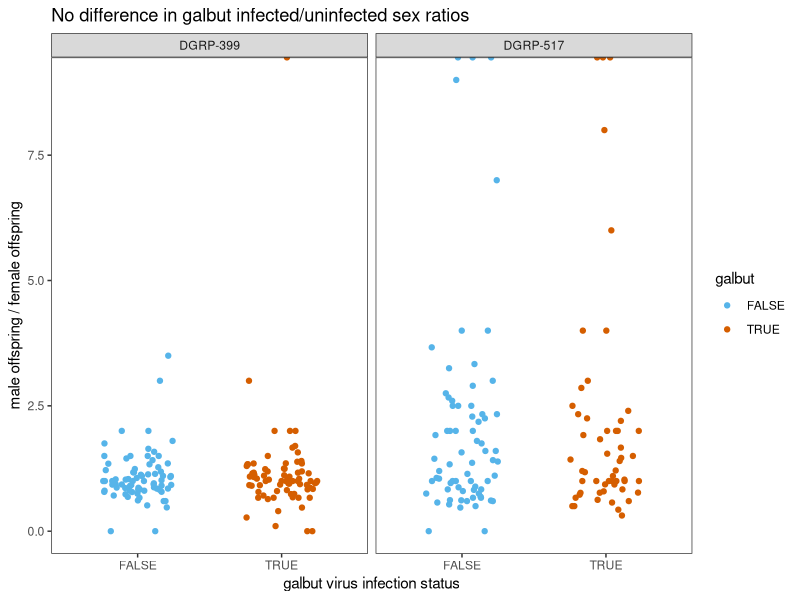
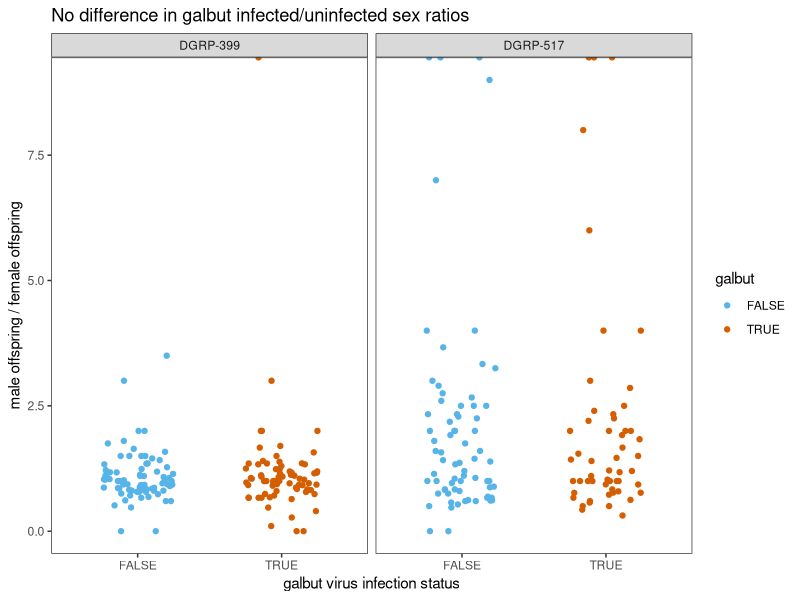

Source code (R) for these figures, in order: (Note: this script raises an error after producing the figures.)
## ---- chunk 1
knitr::opts_chunk$set(echo = TRUE)
knitr::opts_chunk$set(tidy.opts=list(width.cutoff=80),tidy=TRUE)
## ---- chunk 2
# load libs
library(tidyverse)
library(readxl)
library(lubridate)
library(broom)
## ---- chunk 3
#set working directory to where this file is saved
setwd(dirname(rstudioapi::getActiveDocumentContext()$path))
# read file:
df <- read_excel("Lifespan_complete_fecundity_tidy_data.xlsx")

# rename BDSC strains IDs with DGRP names
df$strain <- str_replace(df$strain, "25192", "DGRP-399")
df$strain <- str_replace(df$strain, "25197", "DGRP-517")

# Calculate normalized offspring per adults in vial 
# This takes into account the fact that some parents begin to die over time
#
# This is not the perfect normalization to do since the surviving adults might be more males than females, but it ought to be reasonably close
#
# NOTE: this is configurable on the line below.
# I got essentially the same results when I didn't normalize.  There were fewer `
#
# keep track of pre-normalized values too
df <- df %>% mutate (non_normalized_male_offspring = male_offspring) 
df <- df %>% mutate (non_normalized_female_offspring = female_offspring)

normalize_offspring_counts <- 1
if (normalize_offspring_counts == TRUE) {
  df <- df %>% mutate (male_offspring = male_offspring / parents_in_vial)
  df <- df %>% mutate (female_offspring = female_offspring / parents_in_vial)
}

# calculate sex ratios
df <- df %>% mutate (sex_ratio = male_offspring / female_offspring)

# average replicates
df_avg <- df %>% group_by(strain, galbut, date_offspring_collected) %>% 
  summarize(avg_males = mean(male_offspring), std_males = sd(male_offspring), 
            avg_females = mean(female_offspring), std_females = sd(female_offspring),
            avg_parents = mean(parents_in_vial), std_parents = sd(parents_in_vial),
            avg_total = mean(emerged_offspring), std_total = sd(emerged_offspring)) 

# calculate cumulative sums of offspring per condition/replicate
df_sum <- df %>% group_by(strain, galbut, replicate) %>% mutate(cumulative_males = cumsum(male_offspring),
                                                                cumulative_females = cumsum(female_offspring))
# average cumulative replicates
df_sum_avg <- df_sum %>% group_by(strain, galbut, date_offspring_collected) %>% 
  summarize(avg_cumulative_males = mean(cumulative_males), std_males = sd(cumulative_males), 
            avg_cumulative_females = mean(cumulative_females), std_females = sd(cumulative_females)) 

# calculate un-normalized cumulative sums of offspring per condition/replicate
df_non_normalized_sum <- df %>% group_by(strain, galbut, replicate) %>% 
  mutate(cumulative_males = cumsum(non_normalized_male_offspring),
         cumulative_females = cumsum(non_normalized_female_offspring))

# nono-normalized average cumulative replicates
df_non_normalized_sum_avg <- df_non_normalized_sum %>% group_by(strain, galbut, date_offspring_collected) %>% 
  summarize(avg_cumulative_males = mean(cumulative_males), 
            std_males = sd(cumulative_males), 
            avg_cumulative_females = mean(cumulative_females), 
            std_females = sd(cumulative_females)) 
## ---- chunk 4
# plot sex ratios overall
ggplot(df) +
  geom_jitter(aes(x=galbut, y=sex_ratio, color=galbut), height=0, width=0.25) +
  facet_wrap(~strain) +
  theme_bw() + 
  theme(panel.grid=element_blank()) +
  scale_color_manual(values = c("#56B4E9", "#D55E00")) +
  ggtitle("No difference in galbut infected/uninfected sex ratios") +
  xlab("galbut virus infection status") +
  ylab("male offspring / female offspring")

ggsave("offspring_sex_ratio.pdf", width = 5, height = 5, units = "in")
## ---- chunk 5
# are these differences statistically significant? (no)
df %>% filter(is.finite(sex_ratio)) %>% group_by(strain) %>% do(tidy(t.test(sex_ratio ~ galbut, paired=FALSE, data=.)))
## ---- chunk 6
# do sex ratios change over time?  (not obviously)
ggplot(df) +
  geom_jitter(aes(x=date_offspring_collected, y=sex_ratio, color=galbut), height=0, width=1)+
  facet_wrap(~strain) +
  theme_bw() + 
  theme(panel.grid=element_blank()) +
  scale_color_manual(values = c("#56B4E9", "#D55E00")) +
  ggtitle("Sex ratios do not change over time in an obvious way") +
  xlab("galbut virus infection status") +
  ylab("male offspring / female offspring")
## ---- chunk 7
# Plot #s of female offspring
ggplot(df) + 
  # geom_jitter(aes(x=date_offspring_collected,
  geom_jitter(aes(x=galbut,
                  y=female_offspring, 
                  color=galbut),
              height=0,
              width=0.1)+
  facet_wrap(~strain) +
  theme_bw() + 
  theme(panel.grid=element_blank()) +
  scale_color_manual(values = c("#56B4E9", "#D55E00")) +
  ggtitle("Difference in # of female offspring between galbut infected and uninfected flies") +
  xlab("Galbut virus infection status") +
  ylab("Number female offspring per vial per surviving parent")
## ---- chunk 8
# are these differences statistically significant? (no to both)
df %>% group_by(strain) %>% do(tidy(t.test(female_offspring ~ galbut, paired=FALSE, data=.)))
## ---- chunk 9
# Plot #s of male offspring
ggplot(df) + 
  # geom_jitter(aes(x=date_offspring_collected,
  geom_jitter(aes(x=galbut,
                  y=male_offspring, 
                  color=galbut),
              height=0,
              width=0.1)+
  facet_wrap(~strain) +
  theme_bw() + 
  theme(panel.grid=element_blank()) +
  scale_color_manual(values = c("#56B4E9", "#D55E00")) +
  ggtitle("Difference in # of male offspring between galbut infected and uninfected flies") +
  xlab("Galbut virus infection status") +
  ylab("Number male offspring per vial per surviving parent")
## ---- chunk 10
# are these differences statistically significant? (399 no, 517 yes)
df %>% group_by(strain) %>% do(tidy(t.test(male_offspring ~ galbut, paired=FALSE, data=.)))
## ---- chunk 11
#do total offspring vary based upon strain (outside of infection status)? Very sig!

View(df)
df %>% group_by(galbut) %>% do(tidy(t.test(emerged_offspring ~ strain, paired=FALSE, data=.)))

## ---- chunk 12
#now let's plot the total number of offspring by strain

## ---- chunk 13
# Plot cumulative #s of offspring
ggplot(df_sum) + 
  geom_line(aes(x=date_offspring_collected,
                  y=cumulative_males,
                  group=interaction(strain,galbut,replicate),
                  color=galbut)) + 
  geom_line(aes(x=date_offspring_collected,
                  y=cumulative_females,
                  group=interaction(strain,galbut,replicate),
                  color=galbut)) +
  facet_wrap(~strain) +
  theme_bw() + 
  theme(panel.grid=element_blank()) +
  scale_color_manual(values = c("#56B4E9", "#D55E00")) +
  ggtitle("No difference in cumulative # of offspring between galbut infected and uninfected flies") +
  xlab("Date adult offspring counted") +
  ylab("Cumulative # of adult offspring per vial per surviving parent") 
## ---- chunk 14
# Plot average cumulative #s of offspring
ggplot(df_sum_avg) + 
  geom_line(aes(x=date_offspring_collected,
                  y=avg_cumulative_males,
                  group=interaction(strain,galbut),
                  color=galbut),
            linetype=1) + 
  geom_errorbar(aes(x=date_offspring_collected, 
                    ymin = (avg_cumulative_males - std_males), 
                    ymax = (avg_cumulative_males + std_males), color=galbut), width = 10, size=0.2) +
  geom_line(aes(x=date_offspring_collected,
                  y=avg_cumulative_females,
                  group=interaction(strain,galbut),
                  color=galbut),  
            linetype=2) + 
  geom_errorbar(aes(x=date_offspring_collected, 
                    ymin = (avg_cumulative_females - std_females), 
                    ymax = (avg_cumulative_females + std_females), color=galbut), width = 1, size=0.2) +
  facet_wrap(~strain) +
  theme_bw() + 
  theme(panel.grid=element_blank()) +
  scale_color_manual(values = c("#56B4E9", "#D55E00")) +
  # ggtitle("Slightly reduced cumulative # of offspring in galbut-infected 25192 flies\n25197 produce fewer female offspring (skewed sex ratio)\n(dotted line = female offspring)") +
  xlab("") +
  ylab("Cumulative # of adult offspring per surviving parent") 

#ggsave("cumulative_offspring_plot.pdf")
## ---- chunk 15
# Plot NON-NORMALIZED average cumulative #s of offspring
ggplot(df_non_normalized_sum_avg) + 
  geom_line(aes(x=date_offspring_collected,
                  y=avg_cumulative_males,
                  group=interaction(strain,galbut),
                  color=galbut),
            linetype=1) + 
  geom_errorbar(aes(x=date_offspring_collected, 
                    ymin = (avg_cumulative_males - std_males), 
                    ymax = (avg_cumulative_males + std_males), color=galbut),  width = 10, size=0.2) +
  geom_line(aes(x=date_offspring_collected,
                  y=avg_cumulative_females,
                  group=interaction(strain,galbut),
                  color=galbut),  
            linetype=2) + 
  geom_errorbar(aes(x=date_offspring_collected, 
                    ymin = (avg_cumulative_females - std_females), 
                    ymax = (avg_cumulative_females + std_females), color=galbut),  width = 1, size=0.2) +
  facet_wrap(~strain, scales="free_y") +
  theme_bw() + 
  theme(panel.grid=element_blank()) +
  scale_color_manual(values = c("#56B4E9", "#D55E00")) +
  ggtitle("Slightly reduced cumulative # of offspring in galbut-infected 25192 flies\n25197 produce fewer female offspring\n(dotted line = female offspring)\nnon-normalized version of above plot") +
  xlab("Date adult offspring counted") +
  ylab("Cumulative # of adult offspring per vial") 

#View(df_non_normalized_sum_avg)

## ---- chunk 16
# Plot # of surviving parents 
ggplot(df_avg) + 
  geom_line(aes(x=date_offspring_collected,
                  y=avg_parents,
                  group=interaction(strain,galbut),
                  color=galbut),
            linetype=1) + 
  geom_errorbar(aes(x=date_offspring_collected, 
                    ymin = (avg_parents - std_parents), 
                    ymax = (avg_parents + std_parents), color=galbut),  width = 10, size=0.2) +
  facet_wrap(~strain) +
  theme_bw() + 
  theme(panel.grid=element_blank()) +
  scale_color_manual(values = c("#56B4E9", "#D55E00")) +
  ggtitle("Slightly reduced survivorship of galbut-infected 25192 parents") +
  xlab("Date adult offspring counted") +
  ylab("Average # of parents in vial")
## ---- chunk 17
# Write function to convert dates to days
date_to_days <- function(x, start_date) {
  start_date <- start_date
  end <- ymd(x)
  elapsed.time <- start_date %--% end
  days_passed <- as.duration(elapsed.time) / ddays(1)
}

View(df_non_normalized_sum_avg_97)
df_non_normalized_sum_avg_97 <- df_non_normalized_sum_avg %>% filter(strain == "DGRP-517")
df_non_normalized_sum_avg_97 <- cbind(df_non_normalized_sum_avg_97, lapply(df_non_normalized_sum_avg_97[3], date_to_days, start_date = "2019-12-09"))
View(df_non_normalized_sum_avg_97)
names(df_non_normalized_sum_avg_97)[names(df_non_normalized_sum_avg_97) == "date_offspring_collected...8"] <- "days_offspring_collected"

df_non_normalized_sum_avg_92 <- df_non_normalized_sum_avg %>% filter(strain == "DGRP-399")
df_non_normalized_sum_avg_92 <- cbind(df_non_normalized_sum_avg_92, lapply(df_non_normalized_sum_avg_92[3], date_to_days, start_date = "2019-11-25"))
names(df_non_normalized_sum_avg_92)[names(df_non_normalized_sum_avg_92) == "date_offspring_collected...8"] <- "days_offspring_collected"

df_non_normalized_sum_avg_days <- bind_rows(df_non_normalized_sum_avg_92, df_non_normalized_sum_avg_97)

View(df_non_normalized_sum_avg_days)

## ---- chunk 18
# Plot NON-NORMALIZED average cumulative #s of offspring
ggplot(df_non_normalized_sum_avg_days) + 
  geom_line(aes(x=days_offspring_collected,
                  y=avg_cumulative_males,
                  group=interaction(strain,galbut),
                  color=galbut),
            linetype=1) + 
  geom_errorbar(aes(x=days_offspring_collected, 
                    ymin = (avg_cumulative_males - std_males), 
                    ymax = (avg_cumulative_males + std_males), color=galbut),  width = 1, size=0.2) +
  geom_line(aes(x=days_offspring_collected,
                  y=avg_cumulative_females,
                  group=interaction(strain,galbut),
                  color=galbut),  
            linetype=2) + 
 geom_errorbar(aes(x=days_offspring_collected, 
                    ymin = (avg_cumulative_females - std_females), 
                    ymax = (avg_cumulative_females + std_females), color=galbut),  width = 1, size=0.2) +
  facet_wrap(~strain, scales="free_y") +
  theme_bw() + 
  theme(panel.grid=element_blank()) +
  scale_color_manual(values = c("#56B4E9", "#D55E00")) +
  scale_x_continuous(name="Days adult offspring counted", limits=c(14, 75)) +
  #scale_y_continuous(name="Cumulative # of adult offspring per vial", limits=c(0, 450))
  #ggtitle("Slightly reduced cumulative # of offspring in galbut-infected 25192 flies\n25197 produce fewer female offspring\n(dotted line = female offspring)\nnon-normalized version of above plot")
  #xlab("Date adult offspring counted") +
  ylab("Cumulative # of adult offspring per vial") 


ggsave("cummulative_offspring_days_axis.pdf")

## ---- chunk 19

#filter out galbut virus positive data
df_non_normalized_sum_avg_days_filt <- df_non_normalized_sum_avg_days %>% filter(galbut == FALSE)

ggplot(df_non_normalized_sum_avg_days_filt) + 
  geom_line(aes(x=days_offspring_collected,
                  y=avg_cumulative_males,
                  color=strain),
            linetype=1) + 
  geom_errorbar(aes(x=days_offspring_collected, 
                    ymin = (avg_cumulative_males - std_males), 
                    ymax = (avg_cumulative_males + std_males), color=strain),  width = 1, size=0.2) +
  geom_line(aes(x=days_offspring_collected,
                  y=avg_cumulative_females,
                  color=strain),  
            linetype=2) + 
 geom_errorbar(aes(x=days_offspring_collected, 
                    ymin = (avg_cumulative_females - std_females), 
                    ymax = (avg_cumulative_females + std_females), color=strain),  width = 1, size=0.2) +
  #facet_wrap(~strain, scales="free_y") +
  theme_bw() + 
  theme(panel.grid=element_blank()) +
  scale_color_manual(values = c("#009E73", "#CC79A7")) +
  scale_x_continuous(name="Days adult offspring counted", limits=c(14, 75)) +
  #scale_y_continuous(name="Cumulative # of adult offspring per vial", limits=c(0, 450))
  #ggtitle("Slightly reduced cumulative # of offspring in galbut-infected 25192 flies\n25197 produce fewer female offspring\n(dotted line = female offspring)\nnon-normalized version of above plot")
  #xlab("Date adult offspring counted") +
  ylab("Cumulative # of adult offspring per vial")
